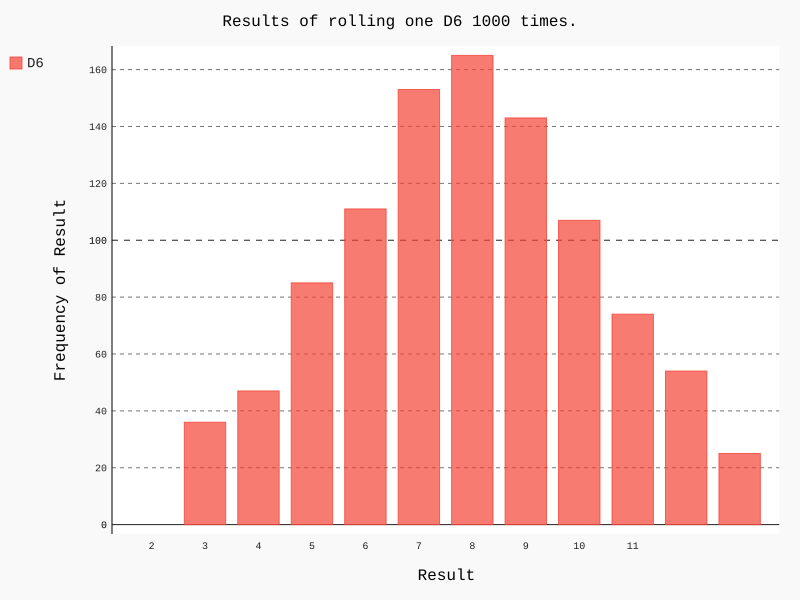

Reproduce this figure in Python.
from die import Die
import pygal

# Создание кубика D6.
die_1 = Die()
die_2 = Die()

# Моделирование серии бросков с сохранением результатов в списке.
results = []
for roll_num in range(1000):
	result = die_1.roll() + die_2.roll()
	results.append(result)

print(results)

# Анализ результатов.
frequencies = []
max_result = die_1.num_sides + die_2.num_sides
for value in range(1, max_result+1):
	frequency = results.count(value)
	frequencies.append(frequency)

print(frequencies)

# Визуализация результатов.
hist = pygal.Bar()

hist.title = "Results of rolling one D6 1000 times."
hist.x_labels = []
max_numb_slides = die_1.num_sides + die_2.num_sides
for value in range(2, max_numb_slides):
	hist.x_labels.append(value)

hist.x_title = "Result"
hist.y_title = "Frequency of Result"

hist.add('D6', frequencies)
hist.render_to_file('die_visual.svg')
